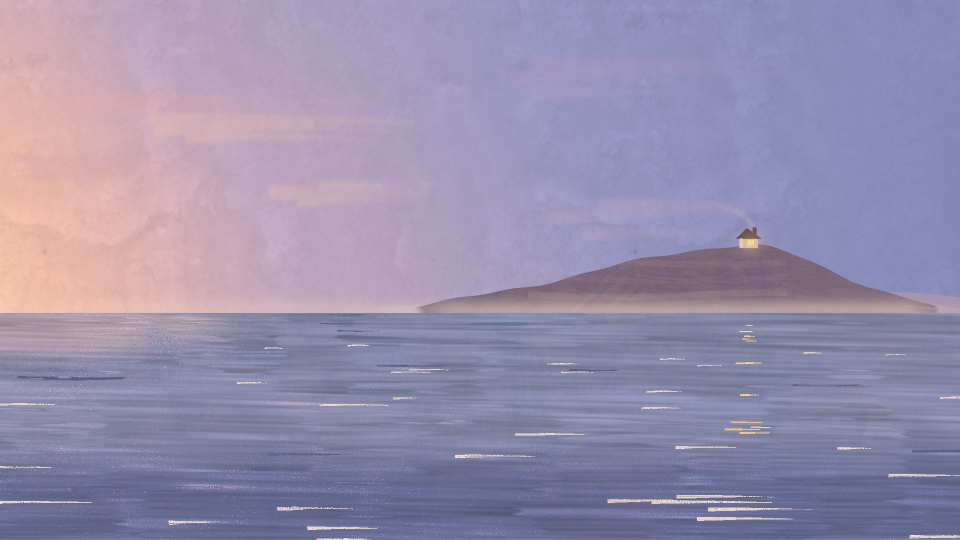
#> input picture docs/ref/canvas_v6/dusk.jpg, 1920 x 1080 px, found by its file name (shown at 1/2 size)
$ python beat_notes.py
#> lines starting #> are read from the running program, lines starting #| are printed output that depends on the picture
### shorts/claude-animation-skill/lib.py
"""Shared helpers for the Short's beats: 1080 x 1920 at 24 fps, Episode 4's palette and fonts."""
import os
import subprocess
from pathlib import Path

import numpy as np
from PIL import Image, ImageDraw, ImageFont
import scipy.ndimage as ndi

W, H, FPS = 1080, 1920, 24
HERE = Path(__file__).resolve().parent
REPO = str(HERE.parents[1])
OUT = str(HERE / "out")              # gitignored: plates, snapshots, stems, beats, previews
FONTS = os.path.join(REPO, "assets", "fonts")
SAFE = (60, 250, 960, 1470)               # Shorts / Reels safe box, as in docs/REEL_LAYOUT.md
INK = (46, 44, 45)
TAG_LIGHT = (238, 238, 236)
HL = (245, 212, 74)
CARD = (242, 233, 217)
PAPER = (241, 236, 225)

_F = {}
def font(key, px):
    k = (key, int(px))
    if k not in _F:
        _F[k] = ImageFont.truetype(os.path.join(FONTS, f"{key}.ttf"), int(px))
    return _F[k]

def ease(t):
    t = min(max(t, 0.0), 1.0)
    return t * t * (3 - 2 * t)

# [29 lines left out: functions text_w, draw_tracked, step_tag, not called in this run]

def tag_p(i, start=3, hold=33):
    """Step labels wipe in, sit for about 1.4 s, then wipe out, so they never compete with the picture."""
    return min(ease((i - start) / 6), ease((start + hold - i) / 6))

# [5 lines left out: function noise_field, not called in this run]

class Writer:
    """Pipe RGB frames to ffmpeg as H.264."""
    def __init__(self, path, fps=FPS, w=W, h=H, crf=18):
        self.p = subprocess.Popen(
            ["ffmpeg", "-v", "error", "-y", "-f", "rawvideo", "-pix_fmt", "rgb24", "-s", f"{w}x{h}", "-r", str(fps),
             "-i", "-", "-c:v", "libx264", "-preset", "veryfast", "-crf", str(crf), "-pix_fmt", "yuv420p", path],
            stdin=subprocess.PIPE)
        self.n = 0
    # [4 lines left out: function add, not called in this run]
    def close(self):
        self.p.stdin.close(); self.p.wait()
        return self.n

# [8 lines left out: function push, not called in this run]

### shorts/claude-animation-skill/beat_notes.py
"""Step 5 · notes: four of Josh's notes, word for word from the Episode 4 chat, each on the plate it changed,
with a ringed target and a version counter ticking from v1 to v9 (8 s)."""
import math
import numpy as np
from PIL import Image, ImageDraw
from lib import tag_p, W, H, FPS, INK, HL, CARD, Writer, ease, font, step_tag, push, OUT

P = f"{OUT}/plates"
dusk = Image.open(f"{P}/dusk.jpg").convert("RGBA")
uncle = Image.open(f"{P}/uncle.jpg").convert("RGBA")
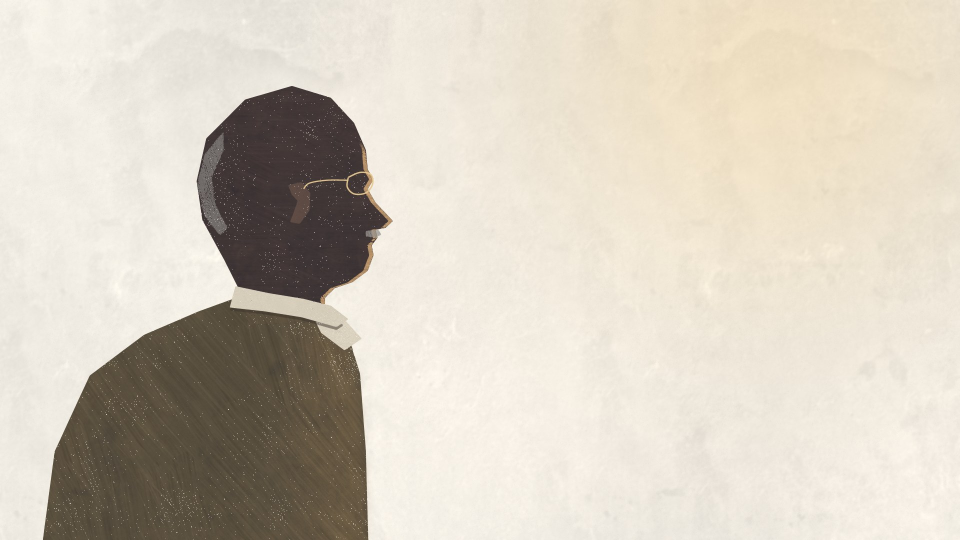
#> input picture docs/ref/canvas_v6/uncle.jpg, 1920 x 1080 px, found by its file name (shown at 1/2 size)
LABEL = (109, 106, 111)

# (plate, note verbatim, ring centre, ring radii, card y)
notes = [
    (dusk, "The left side of the hill probably needs to blend into the horizon more cleanly...", (250, 1128), (190, 52), 430),
    (uncle, "There was something about the sharp corners uncle that I liked.", (250, 640), (110, 110), 1110),
    (dusk, "Ok. what are those downward arrows on the water?", (680, 1290), (120, 90), 430),
    (uncle, "The blink should feel less glowy.", (470, 843), (95, 60), 1110),
]

def wrap(d, text, f, width):
#> called with width = 700
    lines, cur = [], ""
    for wd in text.split():
        t = (cur + " " + wd).strip()
        if d.textlength(t, font=f) <= width: cur = t
        else: lines.append(cur); cur = wd
    return lines + [cur]

def card(text, rot):
    f = font("serif", 46); lab = font("mono5", 26)
    tmp = ImageDraw.Draw(Image.new("RGB", (10, 10)))
    lines = wrap(tmp, text, f, 700)
    cw, ch = 780, 70 + 58 * len(lines) + 40
    im = Image.new("RGBA", (cw, ch), CARD + (255,))
    d = ImageDraw.Draw(im)
    d.text((40, 30), "MY NOTE", font=lab, fill=LABEL)
    for j, ln in enumerate(lines):
        d.text((40, 76 + 58 * j), ln, font=f, fill=INK)
    sh = Image.new("RGBA", (cw + 40, ch + 40), (0, 0, 0, 0))
#> sh: PIL image 820x324 RGBA; every value is 0
    ImageDraw.Draw(sh).rectangle((24, 28, cw + 24, ch + 28), fill=(0, 0, 0, 60))
    from PIL import ImageFilter
    sh = sh.filter(ImageFilter.GaussianBlur(10)); sh.alpha_composite(im, (20, 20))
    return sh.rotate(rot, resample=Image.BICUBIC, expand=True)

cards = [card(n[1], r) for n, r in zip(notes, (-1.6, 1.2, -1.0, 1.5))]
#> call 2 of card, with rot = 1.2
#> in card (call 2), `lines = wrap(tmp, text, f, 700)`: lines = ['There was something about', 'the sharp corners uncle that I', 'liked.']
#> in card (call 2), `cw, ch = 780, 70 + 58 * len(lines) + 40`: cw = 780; ch = 284
#> the loop in card (call 2), `for j, ln in enumerate(lines):` made 3 passes
#> in card (call 2), `return sh.rotate(rot, resample=Image.BICUBIC, expand=True)`:
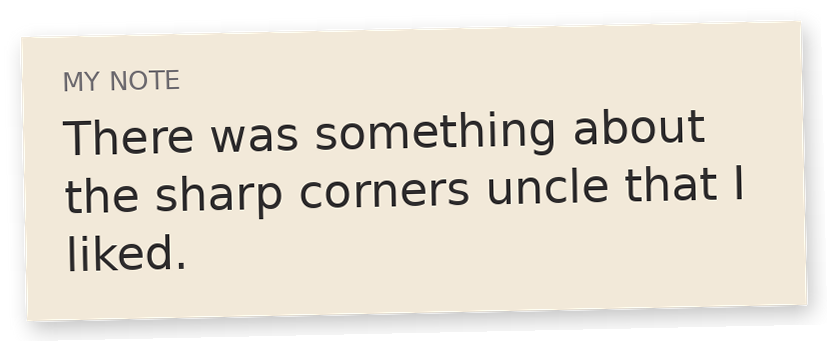
#> returned value: PIL image 828x342 RGBA; mean R, G, B, A 180.3, 173.7, 162, 201.6; transparent parts drawn white
#> call 3 of card, with rot = -1
#> in card (call 3), `lines = wrap(tmp, text, f, 700)`: lines = ['Ok. what are those downward', 'arrows on the water?']
#> in card (call 3), `cw, ch = 780, 70 + 58 * len(lines) + 40`: ch = 226
#> in card (call 3), `im = Image.new("RGBA", (cw, ch), CARD + (255,))`:
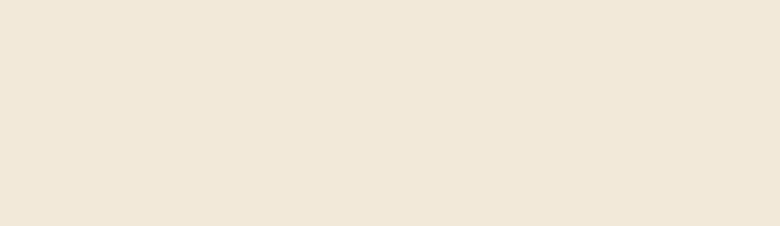
#> im: PIL image 780x226 RGBA; mean R, G, B, A 242, 233, 217, 255
#> the loop in card (call 3), `for j, ln in enumerate(lines):` made 2 passes
#> in card (call 3), `sh = Image.new("RGBA", (cw + 40, ch + 40), (0, 0, 0, 0))`: sh: PIL image 820x266 RGBA; every value is 0
#> in card (call 3), `sh = sh.filter(ImageFilter.GaussianBlur(10))`:
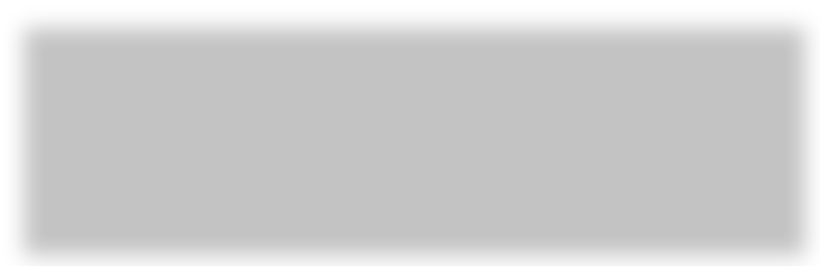
#> sh: PIL image 820x266 RGBA; mean R, G, B, A 0, 0, 0, 48.7; transparent parts drawn white
#> in card (call 3), `return sh.rotate(rot, resample=Image.BICUBIC, expand=True)`:
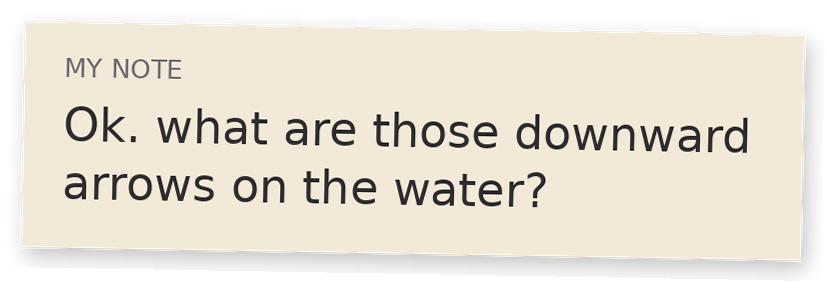
#> returned value: PIL image 826x282 RGBA; mean R, G, B, A 174.4, 168, 156.7, 195.5; transparent parts drawn white
#> call 4 of card, with text = 'The blink should feel less glowy.', rot = 1.5
#> in card (call 4), `lines = wrap(tmp, text, f, 700)`: lines = ['The blink should feel less', 'glowy.']
#> the loop in card (call 4), `for j, ln in enumerate(lines):` made 2 passes
#> in card (call 4), `sh.alpha_composite(im, (20, 20))`:
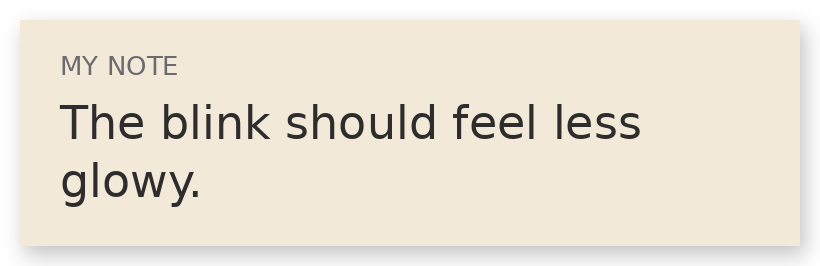
#> sh: PIL image 820x266 RGBA; mean R, G, B, A 189, 181.9, 169.6, 208.9; transparent parts drawn white
#> in card (call 4), `return sh.rotate(rot, resample=Image.BICUBIC, expand=True)`:
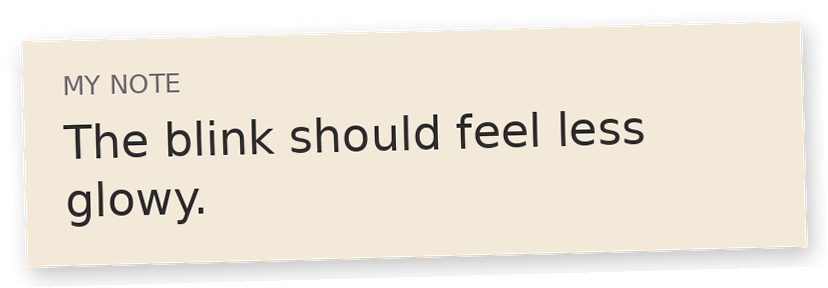
#> returned value: PIL image 828x288 RGBA; mean R, G, B, A 173.5, 167.1, 155.8, 190.9; transparent parts drawn white
#> cards = 4 items
SEG = 48
w = Writer(f"{OUT}/beats/s5_notes.mp4")
#> (the run stopped early here; a loop or call above may not have finished)
